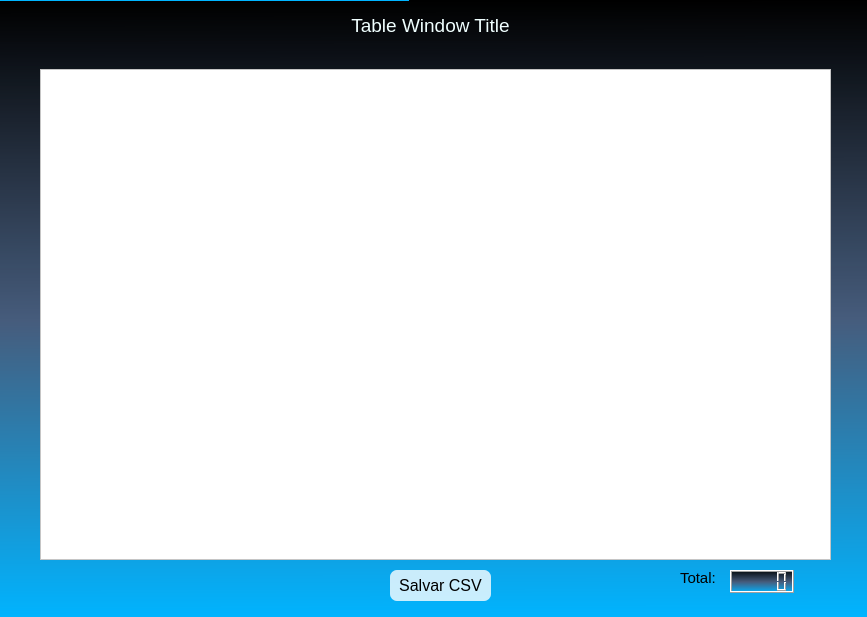
<?xml version="1.0" encoding="UTF-8"?>
<ui version="4.0">
 <class>TableViewer</class>
 <widget class="QDialog" name="TableViewer">
  <property name="geometry">
   <rect>
    <x>0</x>
    <y>0</y>
    <width>867</width>
    <height>617</height>
   </rect>
  </property>
  <property name="windowTitle">
   <string>Accounting Assisant</string>
  </property>
  <property name="styleSheet">
   <string notr="true">background-color: qlineargradient(spread:repeat, x1:0.531, y1:1, x2:0.525584, y2:0, stop:0 rgba(0, 180, 255, 255), stop:0.482955 rgba(70, 92, 124, 255), stop:1 rgba(0, 0, 0, 246));</string>
  </property>
  <widget class="QTableWidget" name="tableWidget">
   <property name="geometry">
    <rect>
     <x>40</x>
     <y>69</y>
     <width>791</width>
     <height>491</height>
    </rect>
   </property>
   <property name="styleSheet">
    <string notr="true">background-color: white;</string>
   </property>
  </widget>
  <widget class="QLabel" name="TableTitle">
   <property name="geometry">
    <rect>
     <x>270</x>
     <y>10</y>
     <width>321</width>
     <height>31</height>
    </rect>
   </property>
   <property name="font">
    <font>
     <pointsize>14</pointsize>
    </font>
   </property>
   <property name="layoutDirection">
    <enum>Qt::LeftToRight</enum>
   </property>
   <property name="styleSheet">
    <string notr="true">background-color: qradialgradient(spread:pad, cx:0.5, cy:0.5, radius:0.5, fx:0.5, fy:0.5, stop:1 rgba(0, 0, 0, 0));
color: rgb(240, 255, 255);
font-size: 36,</string>
   </property>
   <property name="text">
    <string>Table Window Title</string>
   </property>
   <property name="alignment">
    <set>Qt::AlignCenter</set>
   </property>
  </widget>
  <widget class="QPushButton" name="savebutton">
   <property name="geometry">
    <rect>
     <x>390</x>
     <y>570</y>
     <width>101</width>
     <height>31</height>
    </rect>
   </property>
   <property name="styleSheet">
    <string notr="true">QPushButton {
background-color: rgba(255,255,255,200);    
color: rgb(0, 0, 0); 
font: 12pt;
font-family: &quot;Microsoft Sans Serif&quot;;
font-weight: 400;
border-radius: 7px;
}
QPushButton:hover{ 
background-color:rgba(255,255,255,255);
}</string>
   </property>
   <property name="text">
    <string>Salvar CSV</string>
   </property>
  </widget>
  <widget class="QLabel" name="label_total">
   <property name="geometry">
    <rect>
     <x>680</x>
     <y>570</y>
     <width>91</width>
     <height>16</height>
    </rect>
   </property>
   <property name="font">
    <font>
     <pointsize>11</pointsize>
    </font>
   </property>
   <property name="styleSheet">
    <string notr="true">background-color: rgba(0,0,0,0)</string>
   </property>
   <property name="text">
    <string>Total:</string>
   </property>
  </widget>
  <widget class="QLCDNumber" name="total_lcdnumber">
   <property name="geometry">
    <rect>
     <x>730</x>
     <y>570</y>
     <width>64</width>
     <height>23</height>
    </rect>
   </property>
  </widget>
 </widget>
 <resources/>
 <connections/>
</ui>
